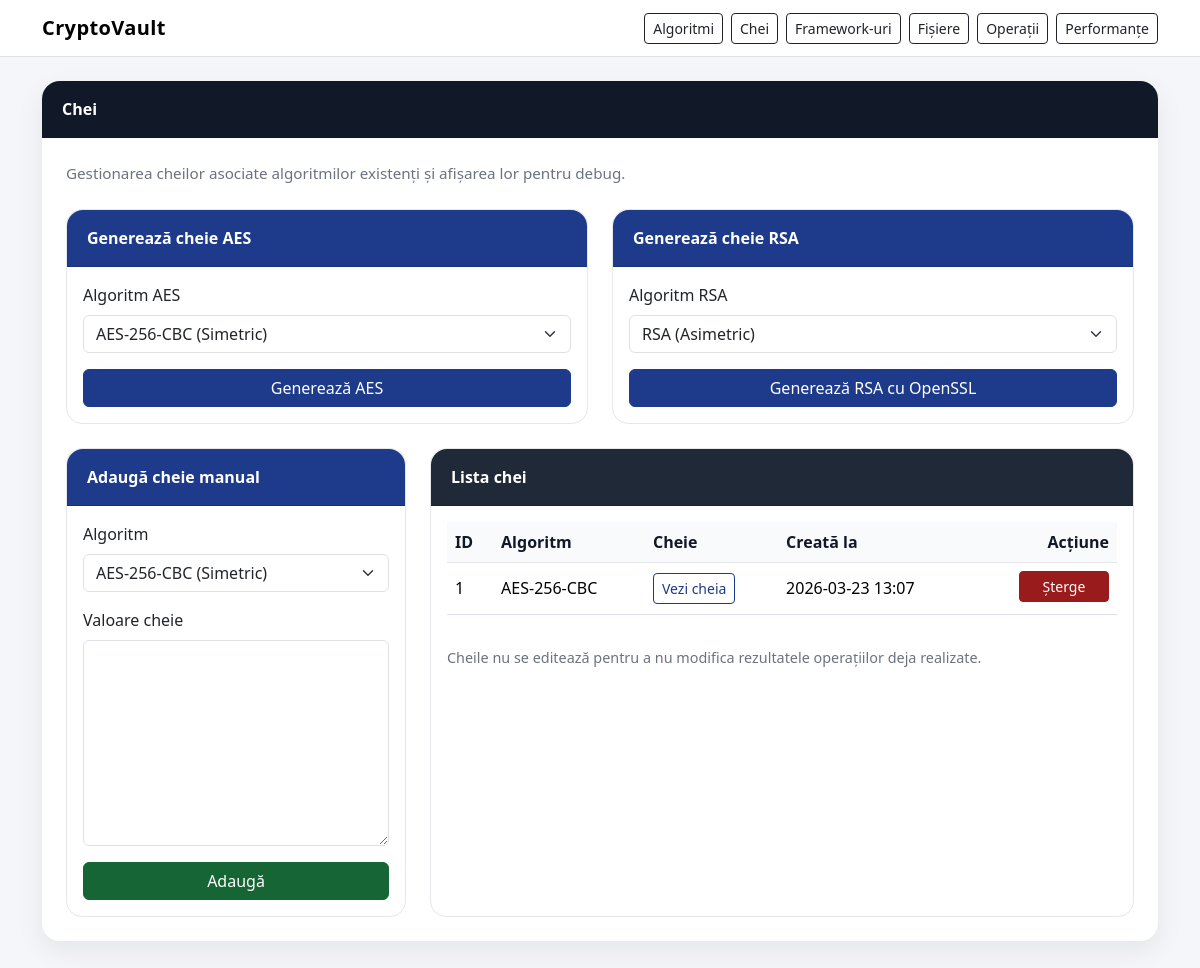
The page /keys on the database as committed earlier.
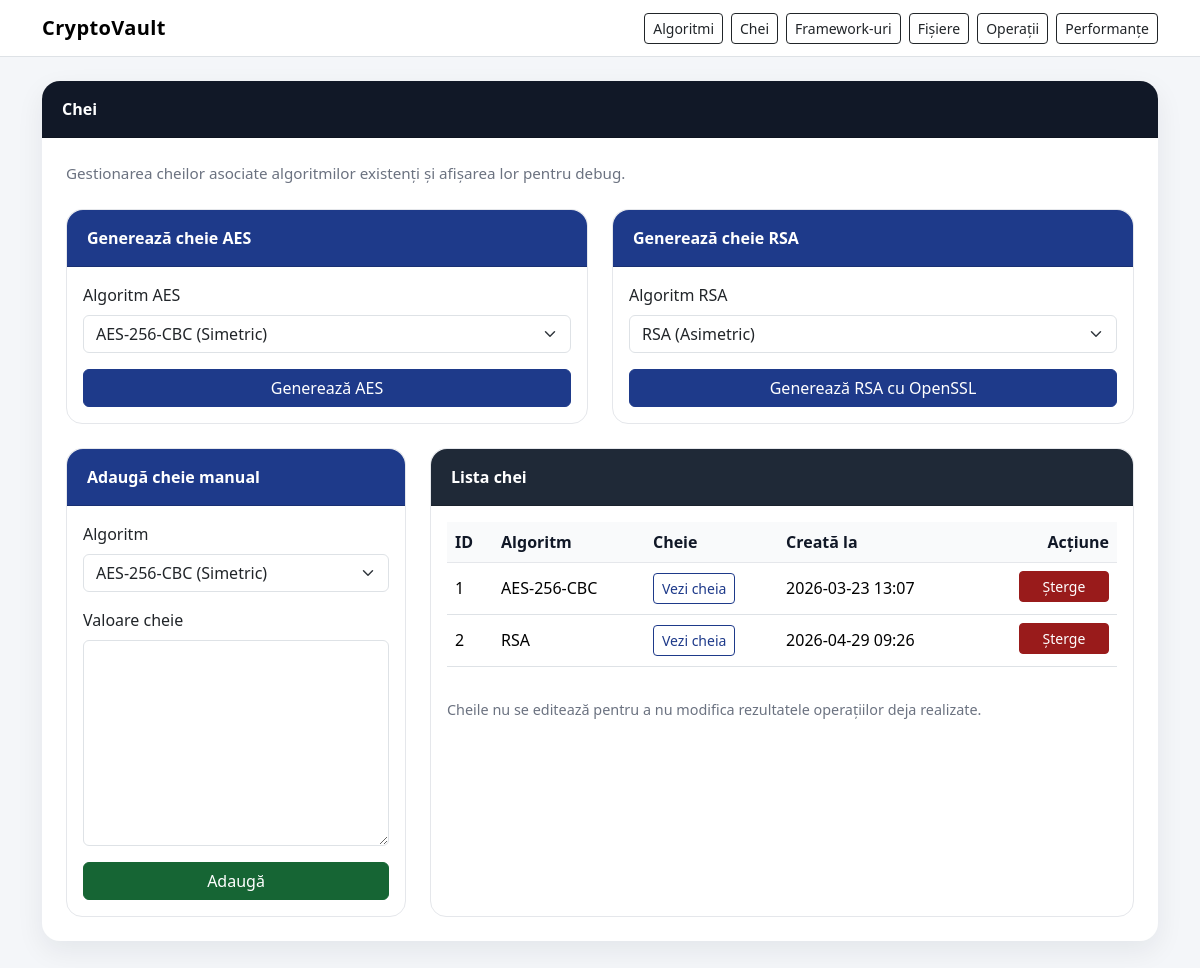
The same page on the database as committed later.
### models.py (models this page shows)
class Key(Base):
    __tablename__ = "keys"
    id = Column(Integer, primary_key=True, index=True)
    algorithm_id = Column(Integer, ForeignKey("algorithms.id", ondelete="CASCADE"), nullable=False)
    key_value = Column(Text, nullable=False)
    created_at = Column(DateTime, default=datetime.datetime.utcnow, nullable=False)
    algorithm = relationship("Algorithm", back_populates="keys")
    performances = relationship("Performance", back_populates="key", passive_deletes=True)

class Algorithm(Base):
    __tablename__ = "algorithms"
    id = Column(Integer, primary_key=True, index=True)
    name = Column(String(100), nullable=False, unique=True)
    type = Column(String(50), nullable=False)
    keys = relationship("Key", back_populates="algorithm", cascade="all, delete-orphan")
    performances = relationship("Performance", back_populates="algorithm", cascade="all, delete-orphan")

### app_web.py (the view)
@app.route("/keys")
def show_keys():
    db = database.get_session()
    try:
        keys = crud.get_all_keys(db)
        algorithms = crud.get_all_algorithms(db)
        return render_template("keys.html", keys=keys, algorithms=algorithms)
    finally:
        db.close()

### app_web.py (called while the page is built)
def load_key_json(key_value):
    try:
        key_data = json.loads(key_value)
    except Exception:
        return None
    if not isinstance(key_data, dict):
        return None
    return key_data

def clean_pem_key(value):
    if not value:
        return ""
    lines = value.replace("\r", "").split("\n")
    clean_lines = []
    for line in lines:
        line = line.strip()
        if not line:
            continue
        if line.startswith("-----BEGIN"):
            continue
        if line.startswith("-----END"):
            continue
        clean_lines.append(line)
    return "\n".join(clean_lines)

def is_rsa_key(key_value):
    key_data = load_key_json(key_value)
    if key_data is None:
        return False
    return "private_key" in key_data and "public_key" in key_data

def private_key_for_display(key_value):
    key_data = load_key_json(key_value)
    if key_data is None:
        return key_value
    return clean_pem_key(key_data.get("private_key", ""))

def public_key_for_display(key_value):
    key_data = load_key_json(key_value)
    if key_data is None:
        return ""
    return clean_pem_key(key_data.get("public_key", ""))

### templates/keys.html (shortened to what the changed rows need)
{% extends "base.html" %}
{% block content %}
<div class="card section-card">
    <div class="card-body p-4">
        <div class="row g-4">
            <div class="col-lg-8">
                <div class="card table-card h-100">
                    <div class="card-body">
                        <div class="table-responsive">
                            <table class="table table-hover align-middle">
                                <thead>
                                    <tr>
                                        <th>ID</th>
                                        <th>Algoritm</th>
                                        <th>Cheie</th>
                                        <th>Creată la</th>
                                        <th class="text-end">Acțiune</th>
                                    </tr>
                                </thead>
                                <tbody>
                                {% for key in keys %}
                                    <tr>
                                        <td>{{ key.id }}</td>
                                        <td>{{ key.algorithm.name }}</td>
                                        <td>
                                            <button type="button" class="btn btn-outline-primary btn-sm" data-bs-toggle="modal" data-bs-target="#keyModal{{ key.id }}">
                                                Vezi cheia
                                            </button>
                                        </td>
                                        <td>{{ key.created_at.strftime('%Y-%m-%d %H:%M') }}</td>
                                        <td class="text-end">
                                            <a href="{{ url_for('delete_key', key_id=key.id) }}" class="btn btn-danger btn-sm btn-action"
                                               onclick="return confirm('Sigur vrei să ștergi această cheie? Performanțele vechi vor rămâne, dar fără referință la cheie.')">Șterge</a>
                                        </td>
                                    </tr>
                                {% else %}
                                    <tr>
                                        <td colspan="5" class="text-center text-muted py-4">Nu există chei în baza de date.</td>
                                    </tr>
                                {% endfor %}
                                </tbody>
                            </table>
                        </div>
                    </div>
                </div>
            </div>
        </div>
    </div>
</div>
{% endblock %}

Rows that differ between the two databases and show on the page:
added Key: id "2", algorithm.name "RSA", created_at "2026-04-29 09:26"
